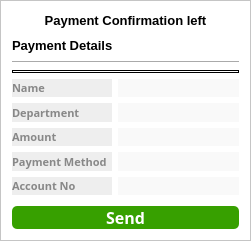
      <widget class="QFrame" name="frame_left">
       <property name="geometry">
        <rect>
         <x>55</x>
         <y>210</y>
         <width>251</width>
         <height>241</height>
        </rect>
       </property>
       <property name="styleSheet">
        <string notr="true">background-color: rgb(255, 255, 255);
</string>
       </property>
       <property name="frameShape">
        <enum>QFrame::StyledPanel</enum>
       </property>
       <property name="frameShadow">
        <enum>QFrame::Raised</enum>
       </property>
       <layout class="QGridLayout" name="gridLayout_2">
        <item row="2" column="0" colspan="2">
         <widget class="Line" name="line_left">
          <property name="orientation">
           <enum>Qt::Horizontal</enum>
          </property>
         </widget>
        </item>
        <item row="0" column="0" colspan="2">
         <widget class="QLabel" name="logo_send_money_left">
          <property name="font">
           <font>
            <family>Segoe UI</family>
            <pointsize>10</pointsize>
            <weight>75</weight>
            <bold>true</bold>
           </font>
          </property>
          <property name="focusPolicy">
           <enum>Qt::NoFocus</enum>
          </property>
          <property name="styleSheet">
           <string notr="true">background:none;
border:none;
border-radius: none;
</string>
          </property>
          <property name="text">
           <string>&lt;html&gt;&lt;head/&gt;&lt;body&gt;&lt;p align=&quot;center&quot;&gt;Payment Confirmation left&lt;/p&gt;&lt;/body&gt;&lt;/html&gt;</string>
          </property>
          <property name="alignment">
           <set>Qt::AlignLeading|Qt::AlignLeft|Qt::AlignVCenter</set>
          </property>
         </widget>
        </item>
        <item row="7" column="0">
         <widget class="QLabel" name="label_payment_4">
          <property name="sizePolicy">
           <sizepolicy hsizetype="Fixed" vsizetype="Preferred">
            <horstretch>0</horstretch>
            <verstretch>0</verstretch>
           </sizepolicy>
          </property>
          <property name="minimumSize">
           <size>
            <width>0</width>
            <height>0</height>
           </size>
          </property>
          <property name="maximumSize">
           <size>
            <width>100</width>
            <height>16777215</height>
           </size>
          </property>
          <property name="font">
           <font>
            <family>Segoe UI Semibold</family>
            <pointsize>8</pointsize>
            <weight>75</weight>
            <bold>true</bold>
           </font>
          </property>
          <property name="focusPolicy">
           <enum>Qt::NoFocus</enum>
          </property>
          <property name="styleSheet">
           <string notr="true">background-color: rgba(199, 199, 199, 30%);
border:none;
color:#888888;
border-radius: none;</string>
          </property>
          <property name="text">
           <string>Payment Method</string>
          </property>
          <property name="alignment">
           <set>Qt::AlignLeading|Qt::AlignLeft|Qt::AlignVCenter</set>
          </property>
          <property name="wordWrap">
           <bool>true</bool>
          </property>
         </widget>
        </item>
        <item row="4" column="0">
         <widget class="QLabel" name="label_payment">
          <property name="font">
           <font>
            <family>Segoe UI Semibold</family>
            <pointsize>8</pointsize>
            <weight>75</weight>
            <bold>true</bold>
           </font>
          </property>
          <property name="focusPolicy">
           <enum>Qt::NoFocus</enum>
          </property>
          <property name="styleSheet">
           <string notr="true">background-color: rgba(199, 199, 199, 30%);
border:none;
color:#888888;
border-radius: none;</string>
          </property>
          <property name="text">
           <string>Name</string>
          </property>
          <property name="alignment">
           <set>Qt::AlignLeading|Qt::AlignLeft|Qt::AlignVCenter</set>
          </property>
         </widget>
        </item>
        <item row="5" column="1">
         <widget class="QLabel" name="label_payment_info_left_2">
          <property name="font">
           <font>
            <family>Segoe UI Semibold</family>
            <pointsize>10</pointsize>
            <weight>75</weight>
            <bold>true</bold>
           </font>
          </property>
          <property name="focusPolicy">
           <enum>Qt::NoFocus</enum>
          </property>
          <property name="styleSheet">
           <string notr="true">background-color: rgba(199, 199, 199, 10%);
border:none;
border-radius: none;</string>
          </property>
          <property name="text">
           <string/>
          </property>
          <property name="alignment">
           <set>Qt::AlignLeading|Qt::AlignLeft|Qt::AlignVCenter</set>
          </property>
         </widget>
        </item>
        <item row="1" column="0" colspan="2">
         <widget class="QLabel" name="label_payment_details_left">
          <property name="font">
           <font>
            <family>Segoe UI</family>
            <pointsize>10</pointsize>
            <weight>75</weight>
            <bold>true</bold>
           </font>
          </property>
          <property name="focusPolicy">
           <enum>Qt::NoFocus</enum>
          </property>
          <property name="styleSheet">
           <string notr="true">background:none;
border:none;
border-radius: none;</string>
          </property>
          <property name="text">
           <string>Payment Details</string>
          </property>
          <property name="alignment">
           <set>Qt::AlignLeading|Qt::AlignLeft|Qt::AlignVCenter</set>
          </property>
         </widget>
        </item>
        <item row="7" column="1">
         <widget class="QLabel" name="label_payment_info_left_4">
          <property name="font">
           <font>
            <family>Segoe UI Semibold</family>
            <pointsize>10</pointsize>
            <weight>75</weight>
            <bold>true</bold>
           </font>
          </property>
          <property name="focusPolicy">
           <enum>Qt::NoFocus</enum>
          </property>
          <property name="styleSheet">
           <string notr="true">background-color: rgba(199, 199, 199, 10%);
border:none;
border-radius: none;</string>
          </property>
          <property name="text">
           <string/>
          </property>
          <property name="alignment">
           <set>Qt::AlignLeading|Qt::AlignLeft|Qt::AlignVCenter</set>
          </property>
         </widget>
        </item>
        <item row="4" column="1">
         <widget class="QLabel" name="label_payment_info_left">
          <property name="font">
           <font>
            <family>Segoe UI Semibold</family>
            <pointsize>10</pointsize>
            <weight>75</weight>
            <bold>true</bold>
           </font>
          </property>
          <property name="focusPolicy">
           <enum>Qt::NoFocus</enum>
          </property>
          <property name="styleSheet">
           <string notr="true">background-color: rgba(199, 199, 199, 10%);
border:none;
border-radius: none;</string>
          </property>
          <property name="text">
           <string/>
          </property>
          <property name="alignment">
           <set>Qt::AlignLeading|Qt::AlignLeft|Qt::AlignVCenter</set>
          </property>
         </widget>
        </item>
        <item row="6" column="0">
         <widget class="QLabel" name="label_payment_3">
          <property name="font">
           <font>
            <family>Segoe UI Semibold</family>
            <pointsize>8</pointsize>
            <weight>75</weight>
            <bold>true</bold>
           </font>
          </property>
          <property name="focusPolicy">
           <enum>Qt::NoFocus</enum>
          </property>
          <property name="styleSheet">
           <string notr="true">background-color: rgba(199, 199, 199, 30%);
border:none;
color:#888888;
border-radius: none;</string>
          </property>
          <property name="text">
           <string>Amount</string>
          </property>
          <property name="alignment">
           <set>Qt::AlignLeading|Qt::AlignLeft|Qt::AlignVCenter</set>
          </property>
         </widget>
        </item>
        <item row="8" column="0">
         <widget class="QLabel" name="label_payment_5">
          <property name="font">
           <font>
            <family>Segoe UI Semibold</family>
            <pointsize>8</pointsize>
            <weight>75</weight>
            <bold>true</bold>
           </font>
          </property>
          <property name="focusPolicy">
           <enum>Qt::NoFocus</enum>
          </property>
          <property name="styleSheet">
           <string notr="true">background-color: rgba(199, 199, 199, 30%);
border:none;
color:#888888;
border-radius: none;</string>
          </property>
          <property name="text">
           <string>Account No</string>
          </property>
          <property name="alignment">
           <set>Qt::AlignLeading|Qt::AlignLeft|Qt::AlignVCenter</set>
          </property>
          <property name="wordWrap">
           <bool>true</bool>
          </property>
         </widget>
        </item>
        <item row="3" column="0" colspan="2">
         <widget class="Line" name="line_4">
          <property name="styleSheet">
           <string notr="true">border: 1px solid;
</string>
          </property>
          <property name="orientation">
           <enum>Qt::Horizontal</enum>
          </property>
         </widget>
        </item>
        <item row="6" column="1">
         <widget class="QLabel" name="label_payment_info_left_3">
          <property name="font">
           <font>
            <family>Segoe UI Semibold</family>
            <pointsize>10</pointsize>
            <weight>75</weight>
            <bold>true</bold>
           </font>
          </property>
          <property name="focusPolicy">
           <enum>Qt::NoFocus</enum>
          </property>
          <property name="styleSheet">
           <string notr="true">background-color: rgba(199, 199, 199, 10%);
border:none;
border-radius: none;</string>
          </property>
          <property name="text">
           <string/>
          </property>
          <property name="alignment">
           <set>Qt::AlignLeading|Qt::AlignLeft|Qt::AlignVCenter</set>
          </property>
         </widget>
        </item>
        <item row="8" column="1">
         <widget class="QLabel" name="label_payment_info_left_5">
          <property name="font">
           <font>
            <family>Segoe UI Semibold</family>
            <pointsize>10</pointsize>
            <weight>75</weight>
            <bold>true</bold>
           </font>
          </property>
          <property name="focusPolicy">
           <enum>Qt::NoFocus</enum>
          </property>
          <property name="styleSheet">
           <string notr="true">background-color: rgba(199, 199, 199, 10%);
border:none;
border-radius: none;</string>
          </property>
          <property name="text">
           <string/>
          </property>
          <property name="alignment">
           <set>Qt::AlignLeading|Qt::AlignLeft|Qt::AlignVCenter</set>
          </property>
         </widget>
        </item>
        <item row="5" column="0">
         <widget class="QLabel" name="label_payment_2">
          <property name="font">
           <font>
            <family>Segoe UI Semibold</family>
            <pointsize>8</pointsize>
            <weight>75</weight>
            <bold>true</bold>
           </font>
          </property>
          <property name="focusPolicy">
           <enum>Qt::NoFocus</enum>
          </property>
          <property name="styleSheet">
           <string notr="true">background-color: rgba(199, 199, 199, 30%);
border:none;
color:#888888;
border-radius: none;</string>
          </property>
          <property name="text">
           <string>Department</string>
          </property>
          <property name="alignment">
           <set>Qt::AlignLeading|Qt::AlignLeft|Qt::AlignVCenter</set>
          </property>
         </widget>
        </item>
        <item row="9" column="1">
         <spacer name="spacer_left">
          <property name="orientation">
           <enum>Qt::Vertical</enum>
          </property>
          <property name="sizeType">
           <enum>QSizePolicy::Fixed</enum>
          </property>
          <property name="sizeHint" stdset="0">
           <size>
            <width>50</width>
            <height>5</height>
           </size>
          </property>
         </spacer>
        </item>
        <item row="10" column="0" colspan="2">
         <widget class="QPushButton" name="money_send_btn_left">
          <property name="sizePolicy">
           <sizepolicy hsizetype="Preferred" vsizetype="Preferred">
            <horstretch>0</horstretch>
            <verstretch>0</verstretch>
           </sizepolicy>
          </property>
          <property name="font">
           <font>
            <family>Segoe UI Semibold</family>
            <pointsize>12</pointsize>
            <weight>75</weight>
            <bold>true</bold>
           </font>
          </property>
          <property name="cursor">
           <cursorShape>PointingHandCursor</cursorShape>
          </property>
          <property name="focusPolicy">
           <enum>Qt::NoFocus</enum>
          </property>
          <property name="styleSheet">
           <string notr="true">*{
background:#37a000;
color:white;
border-radius: 5px;
}
:hover{
background: #2f8700;
}</string>
          </property>
          <property name="text">
           <string>Send</string>
          </property>
         </widget>
        </item>
       </layout>
      </widget>
